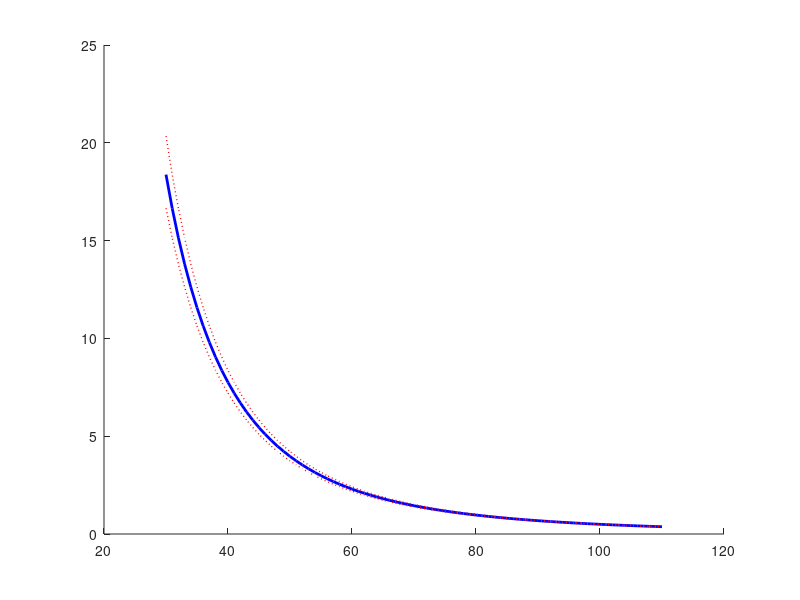

This figure's MATLAB source: (Note: this script raises an error after producing the figure.)
%% Spring analysis code
% Code used to compute the values needed for the force quality control
% method using springs. Derivation of euqations used can be found in our
% site

clear all;

%% Calculation of dependent physical/geometrical values
% Also converts units for consistency

% Input values for pixel conversion and length tested
pix_count = 231;                    % pixels counted per real inch
% Conversion of values
p2mm = ceil(pix_count/(25.4));      % pixels per mm

% Threshold force
th_f = 0.45;                               % Threshold force (N)
N2gf = 101.972;                           % Newtons to gram-force
th_f = th_f*N2gf;                         % Threshold force (gf)

% Material properties (Stainless steel)
E = 200;           % Modulus of elasticity (GPa)
% Material properties (Stainless steel)
E = E*10^9;        % Modulus of elasticity (GPa)

% Lengths
% L1 = L1*0.0254;    % Length of first arm (m)
% L2 = L2*0.0254;    % Length of second arm (m)


% Assuming rectangular cross section
h = 0.635;          % Thickness of metal (mm)
b = 3.8;            % Width of strip (mm)
delta = 0.865;      % Deflection of spring jaws (mm)

% Assuming rectangular cross section
delta = 0.865*0.001;% Deflection of spring jaws (mm)
h = h*0.001;        % Thickness of metal (m)
b = b*0.001;        % Width of strip (m)
CA = h*b;           % Cross sectional area (m^2)
I1 = (b*h^3)/12;    % Inertia of rectangular area (m^4)



%% Error of the Force in relation with the length of spring used

% Resolution calculation (meters per pixel)
pix_res = (p2mm^(-1))*0.001;
% Error in strip mesurement (mm)
mes_res = 1;

% Range of test values
L_testvalues = linspace(30, 110, 81);

% Resolution force calculations assuming cantilever connection
P_force = @(L) N2gf.*((pix_res.*3.*E.*I1)./((L*0.001).^3));
P_test = P_force(L_testvalues);
% Psotive tolerance of measurement error
P_upmes = P_force(L_testvalues + 1);
%Negative toelrance of measurement error
P_lowmes = P_force(L_testvalues - 1);

% Resolution length calculation from force (gf) to legngth (mm)
L_bound = @(P) 1000.*((3.*pix_res.*E.*(I1).*((P./N2gf).^(-1))).^(1/3));

% Strip length calculation from force (gf) to legngth (mm)
L_strip = @(P) 1000.*((3.*delta.*E.*(I1).*((P./N2gf).^(-1))).^(1/3));


% Plot of the potential error in readings
figure(1);
hold on 
% Curve from nominal distance values
plot(L_testvalues, P_test, 'LineWidth', 2, 'Color', 'blue');
% Curve from upper measurement error
plot(L_testvalues, P_upmes, 'LineStyle', ':',...
    'LineWidth', 1, 'Color', 'red');
% Curve from lower measurement error
plot(L_testvalues, P_lowmes, 'LineStyle', ':',...
    'LineWidth', 1, 'Color', 'red');

% Error at different benchmark percentages
xline(L_bound(0.1*th_f), ':', "10% (gf): " + th_f*0.10);
xline(L_bound(0.05*th_f), ':', "5% (gf): " + th_f*0.05);
xline(L_bound(0.01*th_f), ':', "1% (gf): " + th_f*0.01);

% Error at calculated lengths for upper and lower bounds
xline(L_strip(th_f), ':', "Upper Bound (45gf)", ...
    "LineWidth", 1, "Color", [1,0,1]);
xline(L_strip(25), ':', "Lower Bound (25gf)", ...
    "LineWidth", 1, "Color", [1,0,1]);

xlabel('Test Strip Lengths (mm)')
ylabel('Error in force reading (gf)')
title('Error in force reading vs strip test length')
hold off



%% Iteration to find ideal lengths of strips

con_crit = 0.01;
itt_err = 10;
up_err = 10;
low_err = 10;

up_bound = 45;
low_bound = 25;
up_len = 45;
low_len = 55;

% Finding length of strip for lower bound testing
while itt_err > conv_crit
    
end





